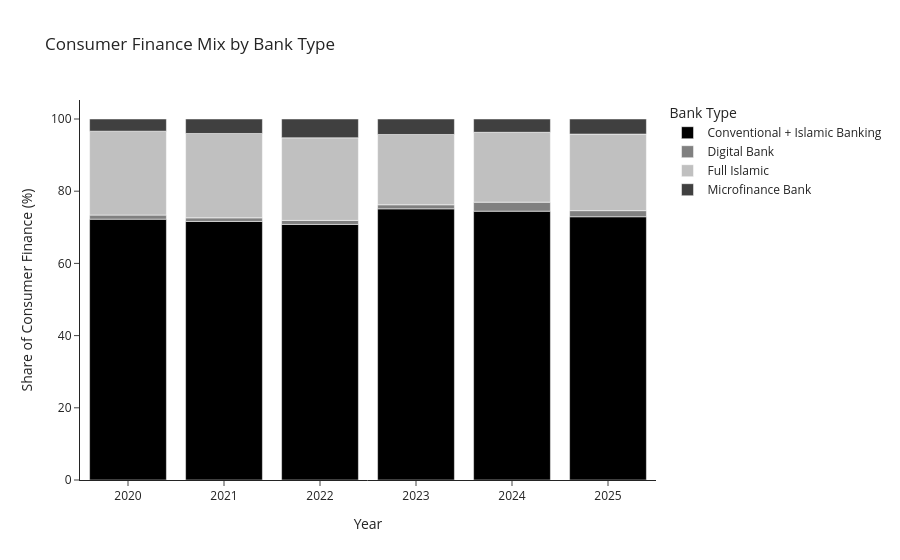

Write notebook code for a chart like this one.
### Code cell
mix = cf.groupby(["Year", "Bank_Type"], as_index=False)["Consumer_Finance_PKR_Bn"].sum()
mix["Year"] = mix["Year"].astype(str)

fig = px.bar(mix, x="Year", y="Consumer_Finance_PKR_Bn", color="Bank_Type",
             title="Consumer Finance Mix by Bank Type",
             labels={"Consumer_Finance_PKR_Bn": "Share of Consumer Finance (%)",
                     "Bank_Type": "Bank Type"})

fig.update_layout(barnorm="percent")
fig.show()

### Figure 1 — Plotly figure (JSON) as saved in the notebook; plotly's stock layout.template omitted (floating-point values rounded to 4 significant figures)
{"data": [{"hovertemplate": "Bank Type=Conventional + Islamic Banking<br>Year=%{x}<br>Share of Consumer Finance (%)=%{y}<extra></extra>", "legendgroup": "Conventional + Islamic Banking", "marker": {"color": "#000000", "pattern": {"shape": ""}}, "name": "Conventional + Islamic Banking", "orientation": "v", "showlegend": true, "textposition": "auto", "type": "bar", "x": ["2020", "2021", "2022", "2023", "2024", "2025"], "xaxis": "x", "y": [441.4, 553.1, 618.4, 603.1, 568.2, 775.6], "yaxis": "y"}, {"hovertemplate": "Bank Type=Digital Bank<br>Year=%{x}<br>Share of Consumer Finance (%)=%{y}<extra></extra>", "legendgroup": "Digital Bank", "marker": {"color": "#808080", "pattern": {"shape": ""}}, "name": "Digital Bank", "orientation": "v", "showlegend": true, "textposition": "auto", "type": "bar", "x": ["2020", "2021", "2022", "2023", "2024", "2025"], "xaxis": "x", "y": [6.887, 7.743, 9.707, 9.047, 19.11, 18.01], "yaxis": "y"}, {"hovertemplate": "Bank Type=Full Islamic<br>Year=%{x}<br>Share of Consumer Finance (%)=%{y}<extra></extra>", "legendgroup": "Full Islamic", "marker": {"color": "#c0c0c0", "pattern": {"shape": ""}}, "name": "Full Islamic", "orientation": "v", "showlegend": true, "textposition": "auto", "type": "bar", "x": ["2020", "2021", "2022", "2023", "2024", "2025"], "xaxis": "x", "y": [142.0, 180.5, 199.9, 156.4, 147.7, 225.7], "yaxis": "y"}, {"hovertemplate": "Bank Type=Microfinance Bank<br>Year=%{x}<br>Share of Consumer Finance (%)=%{y}<extra></extra>", "legendgroup": "Microfinance Bank", "marker": {"color": "#404040", "pattern": {"shape": ""}}, "name": "Microfinance Bank", "orientation": "v", "showlegend": true, "textposition": "auto", "type": "bar", "x": ["2020", "2021", "2022", "2023", "2024", "2025"], "xaxis": "x", "y": [20.58, 30.96, 45.46, 34.41, 28.06, 44.38], "yaxis": "y"}], "layout": {"barmode": "relative", "barnorm": "percent", "legend": {"title": {"text": "Bank Type"}, "tracegroupgap": 0}, "title": {"text": "Consumer Finance Mix by Bank Type"}, "xaxis": {"anchor": "y", "domain": [0, 1], "title": {"text": "Year"}}, "yaxis": {"anchor": "x", "domain": [0, 1], "title": {"text": "Share of Consumer Finance (%)"}}}}
